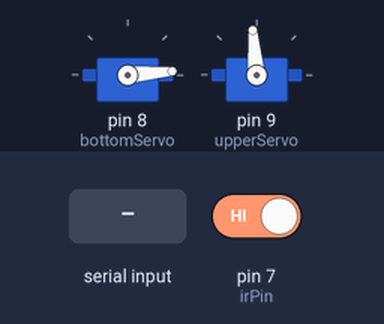
Bench run of a sketch on a simulated Arduino Uno, built with avr-gcc and run on an emulated ATmega328P. On the bench: 2 × servo. The inputs (shaded band) are chosen by the test bench; at power-on: pin 7 (irPin) HIGH. What the sketch prints to the serial monitor is not drawn.

Above: at 1.7 s.
1.8 s: pin 7 (irPin) driven LOW
3.3 s: "REGION:\n" received over Serial
At 3.7 s:
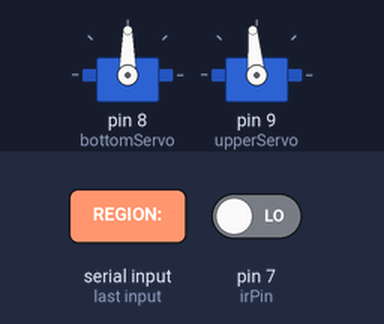
At 4.3 s:
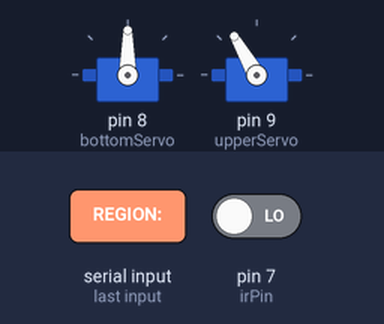
6.3 s: "90,45\n" received over Serial
7.8 s: "0\n" received over Serial
Timing chart, 0 to 10.3 s (numbered marks = the images above; inputs shaded):
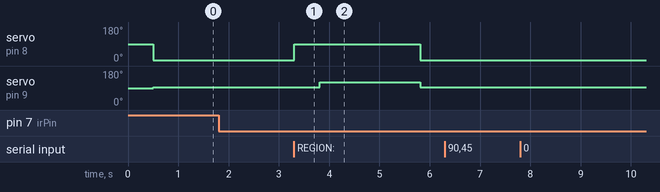

Measured:
- after the input at 1.8 s, every drawn part: stays the same
- after the input at 3.3 s, servo on pin 8 (bottomServo): 5° → 90° at once, → 5° 2.5 s later; servo on pin 9 (upperServo): 95° → 120° after 0.51 s, → 95° 2.0 s later
- after the input at 6.3 s, every drawn part: stays the same
- after the input at 7.8 s, every drawn part: stays the same

The sketch:

sorting.ino
```cpp
#include <Servo.h>

// initialize servos
Servo bottomServo;
Servo upperServo;

// servo params
const int bottomNeutral = 5;
const int upperNeutral  = 95;
const int tiltAngle     = 25;

// FC-51 IR output pin (LOW = detected)
const int irPin = 7;

// communication variables
bool first = true;     // ir trigger flag
bool dropped;          // letter removed flag
String cmd = "";


void setup() {
  Serial.begin(9600);     // UART link to Master Controller

  bottomServo.attach(8);
  upperServo.attach(9);

  pinMode(irPin, INPUT);
  delay(500);

  bottomServo.write(bottomNeutral);
  upperServo.write(upperNeutral);

  Serial.println("Waiting for IR detection...");
  Serial.println("=== IR + UART Letter Sorter ===");
}


void performDrop(int bottomTarget, int upperTarget) {
  bottomServo.write(bottomTarget);
  delay(500);

  upperServo.write(upperTarget);
  delay(2000);

  bottomServo.write(bottomNeutral);
  upperServo.write(upperNeutral);

  Serial.println("Drop complete; servos returned to neutral.\n");
}


void handleRegion(int region) {
  switch (region) {
    case 0:
      Serial.println("→ South detected");
      performDrop(90, upperNeutral + tiltAngle);
      break;

    case 1:
      Serial.println("→ North detected");
      performDrop(10, upperNeutral + tiltAngle);
      break;

    case 2:
      Serial.println("→ West detected");
      performDrop(90, upperNeutral - tiltAngle);
      break;

    case 3:
      Serial.println("→ Midwest detected");
      performDrop(10, upperNeutral - tiltAngle);
      break;

    default:
      Serial.println("→ Unknown region code!");
      break;
  }
  dropped = true;
  Serial.print(dropped);
}


void loop() {
  int irState = digitalRead(irPin);
  // ---- 1. Letter detected ----
  if (irState == LOW) {
    if (first == true) {
      Serial.println("IR_DETECTED");
      first = false;
      dropped = false;
    }
    // ---- 2. Receive region from Raspberry Pi ----
    if (Serial.available()) {
      cmd = Serial.readStringUntil('\n');
      cmd.trim();
      // Serial.print("Message From Pi: ");
      Serial.println(cmd);
    }
    // Expect: REGION:1, REGION:2, REGION:3, or REGION:4
    if (cmd.startsWith("REGION:")) {
      int region = cmd.substring(7).toInt();
      handleRegion(region);
      cmd = "";
    }
    // reset first to rearm IR and clear region
    if (dropped) {
      first = true;

    }
  }
  else {
    first = true;
    cmd = "";
  }
}
```
